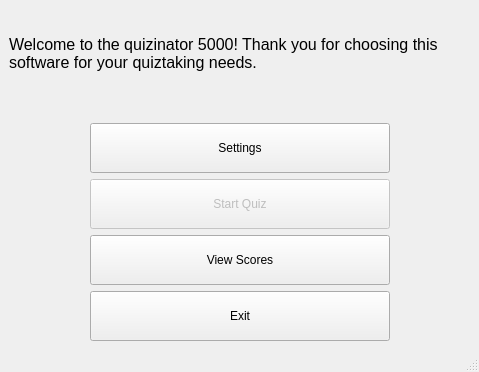
<?xml version="1.0" encoding="UTF-8"?>
<ui version="4.0">
 <class>landing</class>
 <widget class="QMainWindow" name="landing">
  <property name="geometry">
   <rect>
    <x>0</x>
    <y>0</y>
    <width>479</width>
    <height>372</height>
   </rect>
  </property>
  <property name="sizePolicy">
   <sizepolicy hsizetype="Fixed" vsizetype="Fixed">
    <horstretch>0</horstretch>
    <verstretch>0</verstretch>
   </sizepolicy>
  </property>
  <property name="minimumSize">
   <size>
    <width>479</width>
    <height>372</height>
   </size>
  </property>
  <property name="maximumSize">
   <size>
    <width>479</width>
    <height>372</height>
   </size>
  </property>
  <property name="windowTitle">
   <string>Quizinator 5000</string>
  </property>
  <property name="windowIcon">
   <iconset>
    <normaloff>MyIcon.ico</normaloff>MyIcon.ico</iconset>
  </property>
  <widget class="QWidget" name="centralwidget">
   <layout class="QGridLayout" name="gridLayout">
    <item row="3" column="1">
     <widget class="QPushButton" name="btnStart">
      <property name="enabled">
       <bool>false</bool>
      </property>
      <property name="minimumSize">
       <size>
        <width>0</width>
        <height>50</height>
       </size>
      </property>
      <property name="maximumSize">
       <size>
        <width>300</width>
        <height>16777215</height>
       </size>
      </property>
      <property name="text">
       <string>Start Quiz</string>
      </property>
     </widget>
    </item>
    <item row="5" column="1">
     <widget class="QPushButton" name="btnExit">
      <property name="minimumSize">
       <size>
        <width>0</width>
        <height>50</height>
       </size>
      </property>
      <property name="maximumSize">
       <size>
        <width>300</width>
        <height>16777215</height>
       </size>
      </property>
      <property name="text">
       <string>Exit</string>
      </property>
     </widget>
    </item>
    <item row="2" column="0" rowspan="4">
     <spacer name="horizontalSpacer">
      <property name="orientation">
       <enum>Qt::Horizontal</enum>
      </property>
      <property name="sizeHint" stdset="0">
       <size>
        <width>40</width>
        <height>20</height>
       </size>
      </property>
     </spacer>
    </item>
    <item row="0" column="0" colspan="3">
     <widget class="QLabel" name="label">
      <property name="font">
       <font>
        <pointsize>12</pointsize>
        <weight>50</weight>
        <bold>false</bold>
       </font>
      </property>
      <property name="text">
       <string>Welcome to the quizinator 5000! Thank you for choosing this software for your quiztaking needs.</string>
      </property>
      <property name="wordWrap">
       <bool>true</bool>
      </property>
     </widget>
    </item>
    <item row="1" column="1">
     <spacer name="verticalSpacer">
      <property name="orientation">
       <enum>Qt::Vertical</enum>
      </property>
      <property name="sizeType">
       <enum>QSizePolicy::Fixed</enum>
      </property>
      <property name="sizeHint" stdset="0">
       <size>
        <width>20</width>
        <height>20</height>
       </size>
      </property>
     </spacer>
    </item>
    <item row="2" column="2" rowspan="4">
     <spacer name="horizontalSpacer_2">
      <property name="orientation">
       <enum>Qt::Horizontal</enum>
      </property>
      <property name="sizeHint" stdset="0">
       <size>
        <width>40</width>
        <height>20</height>
       </size>
      </property>
     </spacer>
    </item>
    <item row="4" column="1">
     <widget class="QPushButton" name="btnScores">
      <property name="minimumSize">
       <size>
        <width>0</width>
        <height>50</height>
       </size>
      </property>
      <property name="maximumSize">
       <size>
        <width>300</width>
        <height>16777215</height>
       </size>
      </property>
      <property name="text">
       <string>View Scores</string>
      </property>
     </widget>
    </item>
    <item row="2" column="1">
     <widget class="QPushButton" name="btnSettings">
      <property name="minimumSize">
       <size>
        <width>300</width>
        <height>50</height>
       </size>
      </property>
      <property name="maximumSize">
       <size>
        <width>300</width>
        <height>16777215</height>
       </size>
      </property>
      <property name="text">
       <string>Settings</string>
      </property>
     </widget>
    </item>
   </layout>
  </widget>
  <widget class="QMenuBar" name="menubar">
   <property name="geometry">
    <rect>
     <x>0</x>
     <y>0</y>
     <width>479</width>
     <height>21</height>
    </rect>
   </property>
  </widget>
  <widget class="QStatusBar" name="statusbar"/>
 </widget>
 <resources/>
 <connections/>
</ui>
